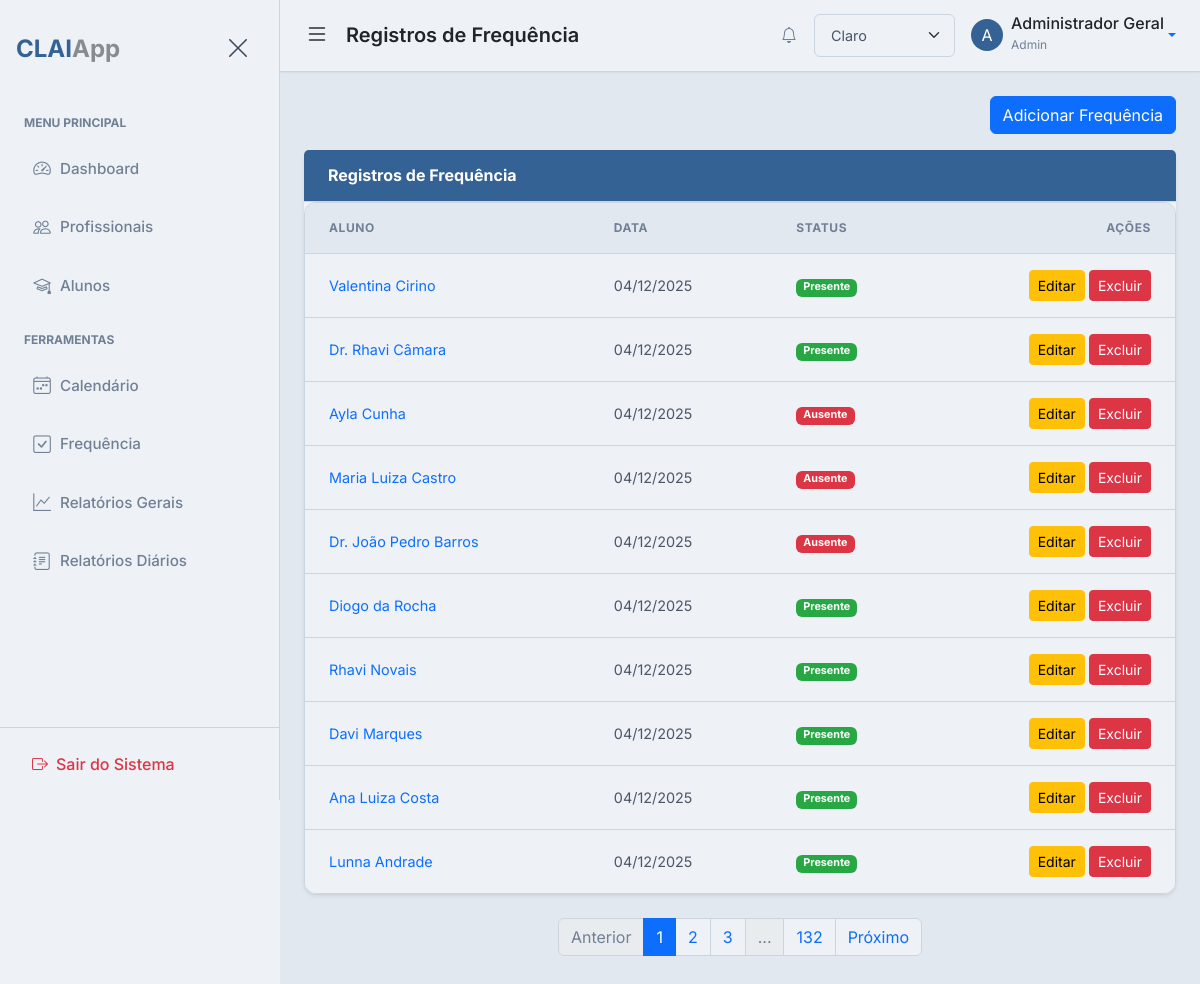
The app's page /attendance (signed in) with its own data.
### app/models.py (models this page shows, shortened)
class BaseModel(Model):
    class Meta:
        database = db

class User(UserMixin, BaseModel):
    username = CharField(unique=True)
    email = CharField(unique=True)
    password = CharField()
    name = CharField()
    profile_picture = CharField(default='default_profile.png')
    role = CharField(default='pedagogue')  # 'admin', 'pedagogue'
    class Meta:
        table_name = 'users'

class Attendance(BaseModel):
    student = ForeignKeyField(Student, backref='attendance_records')
    date = DateField(default=datetime.date.today)
    status = CharField(default='present')  # 'present', 'absent', 'justified_absent'
    class Meta:
        table_name = 'attendance'

class Student(BaseModel):
    name = CharField()
    matricula = CharField(unique=True)
    dob = DateField()  # Date of Birth
    cid = CharField(null=True)  # International Classification of Diseases
    email = CharField(null=True)
    phone = CharField(null=True)
    grade = CharField(null=True)  # Turma
    course = CharField(null=True)
    responsible_name = CharField(null=True)
    responsible_phone = CharField(null=True)
    responsible_email = CharField(null=True)
    responsible_cpf = CharField(null=True) # Responsible CPF field added
    pedagogue = ForeignKeyField(User, backref='students', null=True)  # Assign a primary pedagogue
    student_picture = CharField(default='default_student.png')
    specific_needs_description = TextField(null=True)  # New field for RF05
    class Meta:
        table_name = 'students'

### app/routes.py (the view)
@bp.route('/attendance')
@login_required
def list_attendance():
    page = request.args.get('page', 1, type=int)
    per_page = Config.PAGINATION_PER_PAGE
    if current_user.role == 'admin':
        attendance_query = Attendance.select().order_by(Attendance.date.desc())
    else:
        pedagogue_students = Student.select().where(Student.pedagogue == current_user)
        attendance_query = Attendance.select().where(
            Attendance.student.in_(pedagogue_students)
        ).order_by(Attendance.date.desc())
    total_attendance_records = attendance_query.count()
    total_pages = (total_attendance_records + per_page - 1) // per_page
    attendance_records = attendance_query.paginate(page, per_page)
    paginator = {
        'page': page,
        'total_pages': total_pages,
        'route': 'main.list_attendance',
        'args': {}
    }
    return render_template(
        'attendance/list_attendance.html',
        title='Registros de Frequência',
        attendance_records=attendance_records,
        paginator=paginator
    )

### app/templates/attendance/list_attendance.html (shortened to what this page needs)
{% extends "base.html" %}
{% block page_heading %}
<h1 class="h5 m-0 fw-semibold text-body">{{ title }}</h1>
{% endblock %}
{% block content %}
<div class="d-flex justify-content-end mb-3">
    <a href="{{ url_for('main.add_attendance') }}" class="btn btn-primary">
        Adicionar Frequência
    </a>
</div>
<div class="card shadow-sm border-0">
    <div class="card-header bg-primary text-white py-3">
        <h6 class="mb-0 fw-bold">Registros de Frequência</h6>
    </div>
    <div class="card-body p-0">
        {% if attendance_records %}
        <div class="table-responsive">
            <table class="table table-hover table-sm mb-0">
                <thead>
                    <tr>
                        <th scope="col" class="py-3 px-4">Aluno</th>
                        <th scope="col" class="py-3 px-4">Data</th>
                        <th scope="col" class="py-3 px-4">Status</th>
                        <th scope="col" class="py-3 px-4 text-end">Ações</th>
                    </tr>
                </thead>
                <tbody>
                    {% for record in attendance_records %}
                    <tr>
                        <td class="py-3 px-4">
                            <a href="{{ url_for('main.student_detail', student_id=record.student.id) }}" class="text-decoration-none">
                                {{ record.student.name }}
                            </a>
                        </td>
                        <td class="py-3 px-4">{{ record.date.strftime('%d/%m/%Y') }}</td>
                        <td class="py-3 px-4">
                            {% if record.status == 'present' %}
                                <span class="badge text-bg-success">Presente</span>
                            {% elif record.status == 'absent' %}
                                <span class="badge text-bg-danger">Ausente</span>
                            {% elif record.status == 'justified_absent' %}
                                <span class="badge text-bg-warning">Ausência Justificada</span>
                            {% endif %}
                        </td>
                        <td class="py-3 px-4 text-end">
                            <a href="{{ url_for('main.edit_attendance', attendance_id=record.id) }}" class="btn btn-sm btn-warning">Editar</a>
                            <form action="{{ url_for('main.delete_attendance', attendance_id=record.id) }}" method="POST" style="display:inline;">
                                <button type="submit" class="btn btn-sm btn-danger" onclick="return confirm('Tem certeza que deseja excluir este registro de frequência?');">Excluir</button>
                            </form>
                        </td>
                    </tr>
                    {% endfor %}
                </tbody>
            </table>
        </div>
        {% else %}
        <div class="alert alert-info border-0 rounded-0 mb-0 py-4 text-center">
            Nenhum registro de frequência encontrado.
        </div>
        {% endif %}
    </div>
</div>
{% endblock %}

### app/templates/base.html (shortened to what this page needs)
{% from "macros/pagination_macros.html" import render_pagination %}
<!DOCTYPE html>
<html lang="pt-br" data-bs-theme="light"{% block html_attribs %}{% endblock %}>
<head>
    <link href="https://cdn.jsdelivr.net/npm/bootstrap@5.3.8/dist/css/bootstrap.min.css" rel="stylesheet"
>
    <link rel="stylesheet" href="https://cdn.jsdelivr.net/npm/bootstrap-icons@1.11.1/font/bootstrap-icons.css">
    <link href='https://cdn.jsdelivr.net/npm/fullcalendar@6.1.19/main.min.css' rel='stylesheet' />
    <link rel="stylesheet" href="https://cdnjs.cloudflare.com/ajax/libs/font-awesome/6.5.1/css/all.min.css" />
    <link rel="stylesheet" href="{{ url_for('static', filename='css/style.css') }}">
    <link rel="stylesheet" href="{{ url_for('static', filename='css/print.css') }}" media="print">
    <link rel="stylesheet" href="https://cdn.jsdelivr.net/npm/pace-js@latest/pace-theme-default.min.css">
    <link rel="stylesheet" href="https://cdnjs.cloudflare.com/ajax/libs/animate.css/4.1.1/animate.min.css"/>
</head>
<body class="d-flex" id="wrapper"{% block body_attribs %}{% endblock %}>
    {% block body %}
    <div id="sidebar-wrapper">
        <div class="sidebar-heading d-flex justify-content-between align-items-center py-4 px-3">
            <div class="fw-bold fs-4 text-primary tracking-tight">
                {{ config.APP_BASE_NAME }}<span class="text-body text-opacity-50">{{ config.APP_SUFFIX }}</span>
            </div>
            <button class="btn btn-link text-secondary" id="sidebar-close">
                <i class="bi bi-x-lg fs-4"></i>
            </button>
        </div>
        <div class="list-group list-group-flush my-3">
            <small class="text-uppercase text-muted fw-bold px-4 mb-2" style="font-size: 0.75rem;">Menu
                Principal</small>
            <a href="{{ url_for('main.dashboard') }}"
                class="list-group-item list-group-item-action {% if request.endpoint == 'main.dashboard' %}active{% endif %}">
                <i class="bi bi-speedometer2 me-2"></i>Dashboard
            </a>
            {% if current_user.is_authenticated and current_user.role == 'admin' %}
            <a href="{{ url_for('main.list_users') }}"
                class="list-group-item list-group-item-action {% if request.endpoint == 'main.list_users' %}active{% endif %}">
                <i class="bi bi-people me-2"></i>Profissionais
            </a>
            {% endif %}
            <a href="{{ url_for('main.list_students') }}"
                class="list-group-item list-group-item-action {% if request.endpoint == 'main.list_students' %}active{% endif %}">
                <i class="bi bi-mortarboard me-2"></i>Alunos
            </a>
            <small class="text-uppercase text-muted fw-bold px-4 mb-2 mt-3"
                style="font-size: 0.75rem;">Ferramentas</small>
            <a href="{{ url_for('main.calendar') }}"
                class="list-group-item list-group-item-action {% if request.endpoint == 'main.calendar' %}active{% endif %}">
                <i class="bi bi-calendar4-week me-2"></i>Calendário
            </a>
            <a href="{{ url_for('main.mark_attendance') }}"
                class="list-group-item list-group-item-action {% if request.endpoint == 'main.mark_attendance' %}active{% endif %}">
                <i class="bi bi-check-square me-2"></i>Frequência
            </a>
            <a href="{{ url_for('main.list_general_reports') }}"
                class="list-group-item list-group-item-action {% if request.endpoint == 'main.list_general_reports' %}active{% endif %}">
                <i class="bi bi-graph-up me-2"></i>Relatórios Gerais
            </a>
            <a href="{{ url_for('main.list_daily_reports') }}"
                class="list-group-item list-group-item-action {% if 'daily_report' in request.endpoint %}active{% endif %}">
                <i class="bi bi-journal-text me-2"></i>Relatórios Diários
            </a>
        </div>
        <div class="mt-auto p-3 border-top">
            <a href="{{ url_for('main.logout') }}"
                class="d-flex align-items-center text-decoration-none text-danger px-3 py-2 rounded hover-bg-light">
                <i class="bi bi-box-arrow-right me-2"></i>
                <span class="fw-medium">Sair do Sistema</span>
            </a>
        </div>
    </div>
    <div id="page-content-wrapper">
        <nav class="navbar navbar-expand-lg main-navbar px-4">
            <div class="d-flex align-items-center w-100">
                <button class="btn btn-link text-body p-0 me-3" id="menu-toggle">
                    <i class="bi bi-list fs-4"></i>
                </button>
                <h1 class="h5 m-0 fw-semibold text-body">{% block page_heading %}Visão Geral{% endblock %}</h1>
                <div class="ms-auto d-flex align-items-center gap-3">
                    {% if current_user.is_authenticated %}
                    <a href="{{ url_for('main.list_notifications') }}" class="btn btn-link text-body-secondary p-0 position-relative" title="Notificações">
                        <i class="bi bi-bell"></i>
                    </a>
                    {% endif %}
                    <div class="dropdown">
                        <select id="theme-select" class="form-select form-select-sm" aria-label="Selecionar Tema">
                            <option value="light">Claro</option>
                        </select>
                    </div>
                    <div class="dropdown">
                        <a class="d-flex align-items-center text-decoration-none dropdown-toggle" href="#" role="button"
                            data-bs-toggle="dropdown" aria-expanded="false">
                            <div class="avatar bg-primary text-white rounded-circle d-flex align-items-center justify-content-center me-2"
                                style="width: 32px; height: 32px;">
                                {% if current_user.is_authenticated %}
                                {{ current_user.name[0] | upper }}
                                {% else %}
                                <i class="bi bi-person"></i>
                                {% endif %}
                            </div>
                            <div class="d-none d-md-block">
                                {% if current_user.is_authenticated %}
                                <span class="fw-medium text-body d-block" style="line-height: 1;">{{
                                    current_user.name }}</span>
                                <small class="text-muted" style="font-size: 0.75rem;">{{ current_user.role |
                                    capitalize }}</small>
                                {% else %}
                                <span class="fw-medium text-body d-block" style="line-height: 1;">Convidado</span>
                                <small class="text-muted" style="font-size: 0.75rem;">Não Autenticado</small>
                                {% endif %}
                            </div>
                        </a>
                    </div>
                </div>
            </div>
        </nav>
        <main class="container-fluid px-4 py-4 animate__animated animate__fadeIn">
            {% block content %}{% endblock %}
            {% block pagination %}
            {% if paginator %}
                {{ render_pagination(paginator) }}
            {% endif %}
            {% endblock %}
        </main>
    </div>
    {% endblock %}
</body>
</html>

### records on screen
User: name "A", name "Administrador Geral", role "Admin"
Attendance: student.name "Valentina Cirino", date "04/12/2025", status "Presente"
Attendance: student.name "Dr. Rhavi Câmara", date "04/12/2025", status "Presente"
Attendance: student.name "Ayla Cunha", date "04/12/2025", status "Ausente"
Attendance: student.name "Maria Luiza Castro", date "04/12/2025", status "Ausente"
Attendance: student.name "Dr. João Pedro Barros", date "04/12/2025", status "Ausente"
Attendance: student.name "Diogo da Rocha", date "04/12/2025", status "Presente"
Attendance: student.name "Rhavi Novais", date "04/12/2025", status "Presente"
Attendance: student.name "Davi Marques", date "04/12/2025", status "Presente"
Attendance: student.name "Ana Luiza Costa", date "04/12/2025", status "Presente"
Attendance: student.name "Lunna Andrade", date "04/12/2025", status "Presente"

### other values on screen
{{ config.APP_BASE_NAME }} "CLAI"
{{ config.APP_SUFFIX }} "App"
{{ title }} "Registros de Frequência"
{{ p }} "1" "2" "3" "132"
